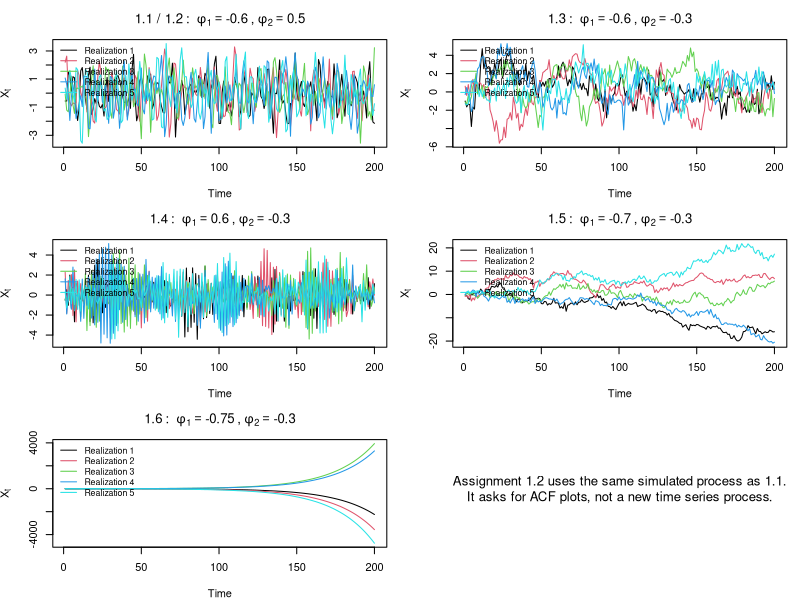

Source code (R):
# Plot time series simulations for the AR(2) processes in assignment 1.1-1.6.
#
# Model:
#   X_t + phi1 * X_{t-1} + phi2 * X_{t-2} = epsilon_t
# which is simulated recursively as:
#   X_t = -phi1 * X_{t-1} - phi2 * X_{t-2} + epsilon_t

set.seed(123)

n <- 200
n_sim <- 5

processes <- data.frame(
  assignment = c("1.1 / 1.2", "1.3", "1.4", "1.5", "1.6"),
  phi1 = c(-0.6, -0.6, 0.6, -0.7, -0.75),
  phi2 = c(0.5, -0.3, -0.3, -0.3, -0.3)
)

simulate_ar2 <- function(phi1, phi2, n, n_sim) {
  sims <- matrix(NA_real_, nrow = n, ncol = n_sim)

  for (j in seq_len(n_sim)) {
    eps <- rnorm(n)
    x <- numeric(n)

    x[1] <- eps[1]
    x[2] <- -phi1 * x[1] + eps[2]

    for (t in 3:n) {
      x[t] <- -phi1 * x[t - 1] - phi2 * x[t - 2] + eps[t]
    }

    sims[, j] <- x
  }

  sims
}

plot_ar2_process <- function(phi1, phi2, assignment, n, n_sim) {
  sims <- simulate_ar2(phi1, phi2, n, n_sim)

  matplot(
    sims,
    type = "l",
    lty = 1,
    xlab = "Time",
    ylab = expression(X[t]),
    main = bquote(.(assignment) ~ ": " ~ phi[1] == .(phi1) ~ "," ~ phi[2] == .(phi2))
  )

  legend(
    "topleft",
    legend = paste("Realization", seq_len(n_sim)),
    col = seq_len(n_sim),
    lty = 1,
    bty = "n",
    cex = 0.8
  )
}

out_file <- file.path("assignment_3", "problem1_test_timeseries.png")
png(out_file, width = 1400, height = 1800)

par(mfrow = c(3, 2), mar = c(4, 4, 3, 1))

for (i in seq_len(nrow(processes))) {
  plot_ar2_process(
    phi1 = processes$phi1[i],
    phi2 = processes$phi2[i],
    assignment = processes$assignment[i],
    n = n,
    n_sim = n_sim
  )
}

plot.new()
text(
  0.5,
  0.55,
  "Assignment 1.2 uses the same simulated process as 1.1.\nIt asks for ACF plots, not a new time series process.",
  cex = 1.2
)

dev.off()

message("Saved plot to: ", out_file)
